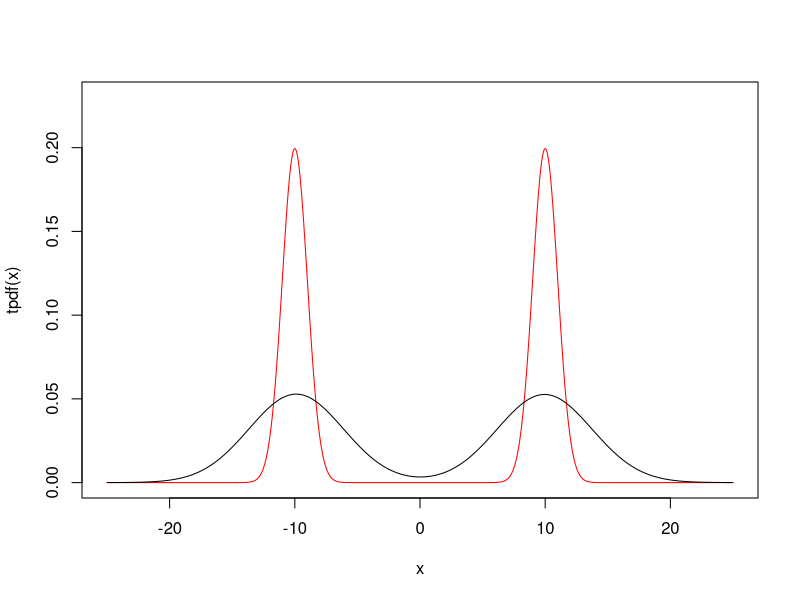

This chart was generated by the following R code:
#noise modelling
#Kernel develpment

#The same code with R language
#` Data
set.seed(1)
data = c(rnorm(100,-10,1),rnorm(100,10,1))
#` True
phi = function(x) exp(-.5*x^2)/sqrt(2*pi)
tpdf = function(x) phi(x+10)/2+phi(x-10)/2
#` Kernel
h = sd(data)*(4/3/length(data))^(1/5)
Kernel2 = function(x) mean(phi((x-data)/h)/h)
kpdf = function(x) sapply(x,Kernel2)
#` Plot
x=seq(-25,25,length=1000)
plot(x,tpdf(x),type="l",ylim=c(0,0.23),col="red")
par(new=T)
plot(x,kpdf(x),type="l",ylim=c(0,0.23),xlab="",ylab="",axes=F)